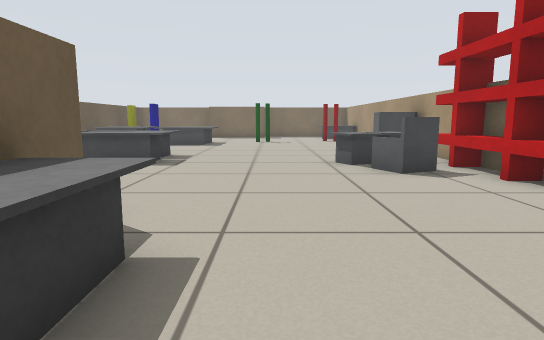
view 1 (above)

24 first-person views from a walk through a world built for the Player/Stage simulator. The camera is 0.57 m above the floor, tilts 8° down and sees 75° across. Floor lines are 1 m apart. The floor is counted in squares, 0.5 m on a side. Each view is taken from the middle of a square. On the plan, view 1 faces up. The plan holds only what a view shows up to about 14 squares ahead; the rest is blank. The place goes on beyond the plan. Robots are left out.

view 2
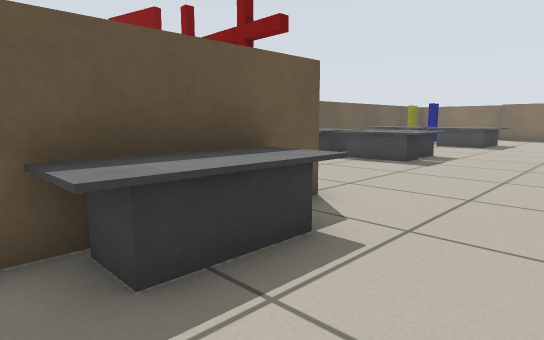

view 3
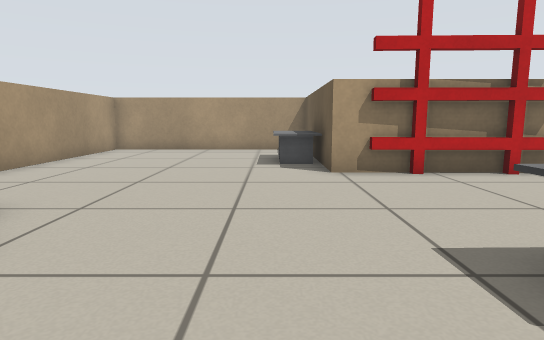

view 4
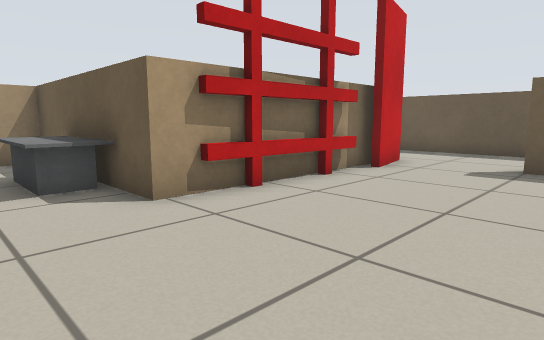

view 5
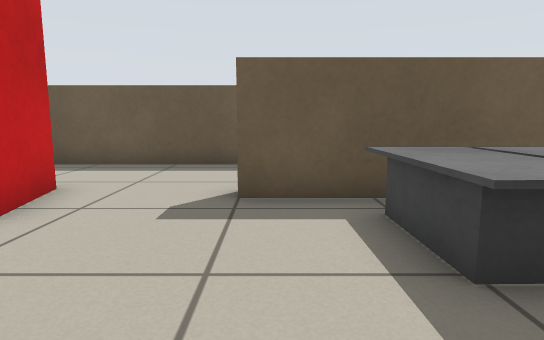

view 6
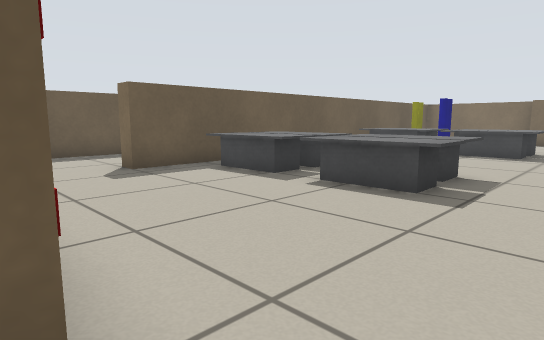

view 7
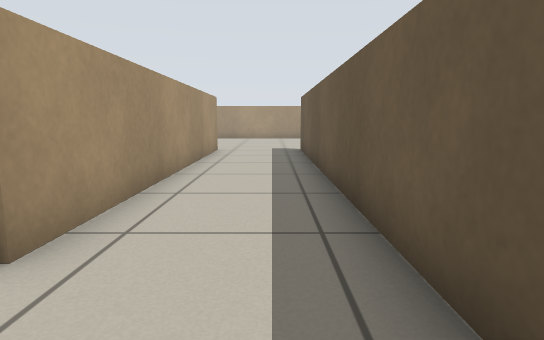

view 8
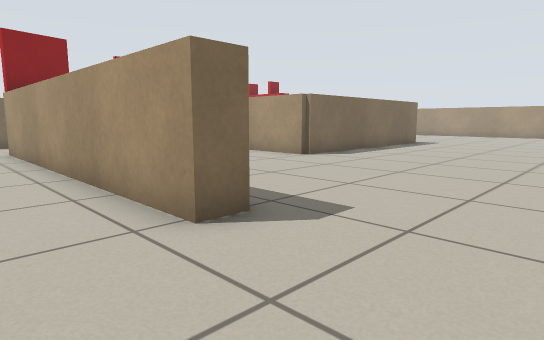

view 9
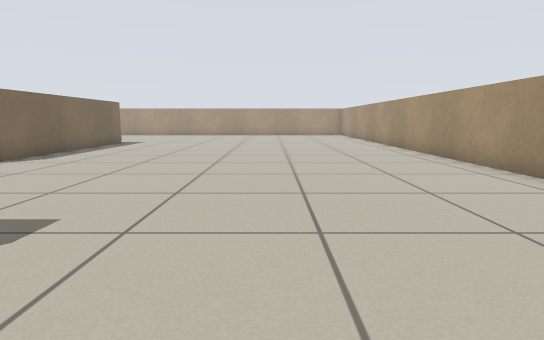

view 10
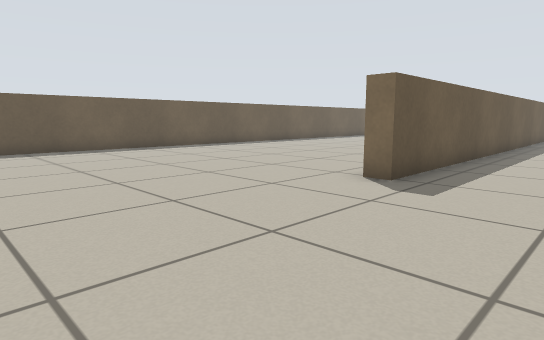

view 11
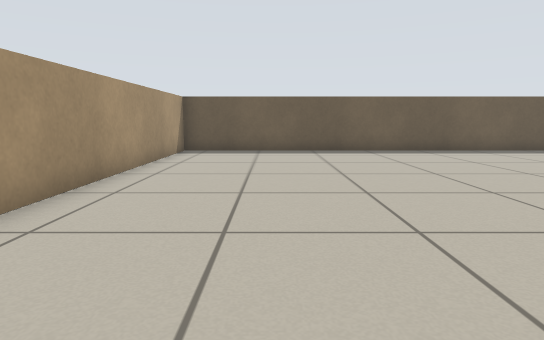

view 12
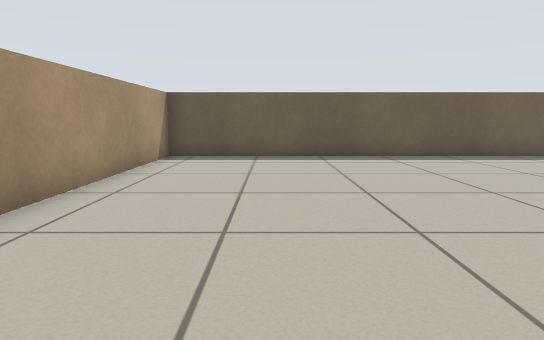

view 13
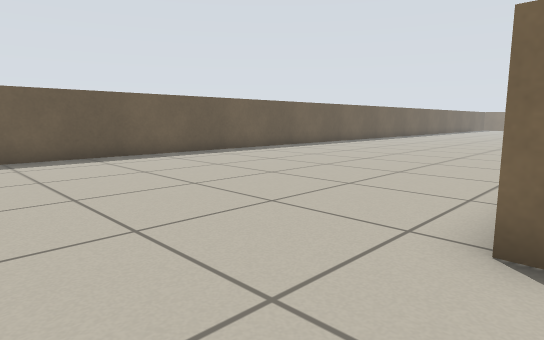

view 14
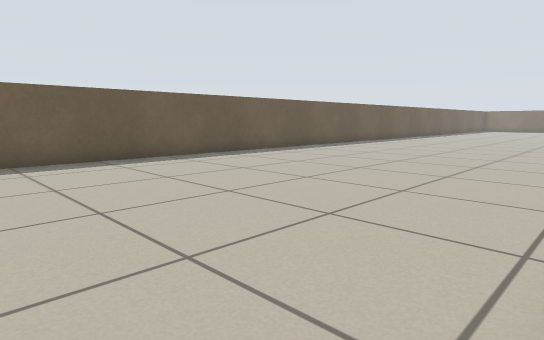

view 15
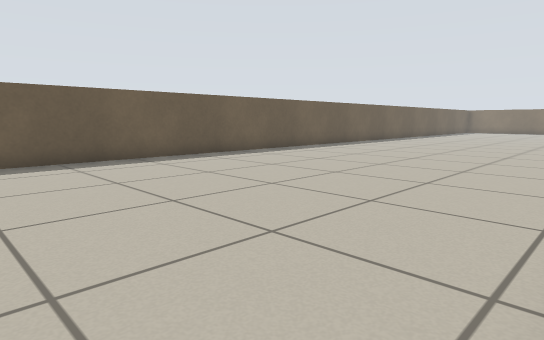

view 16
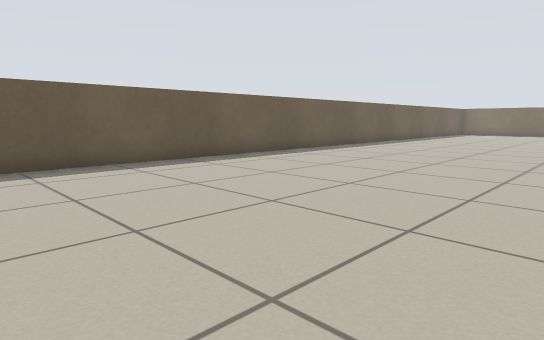

view 17
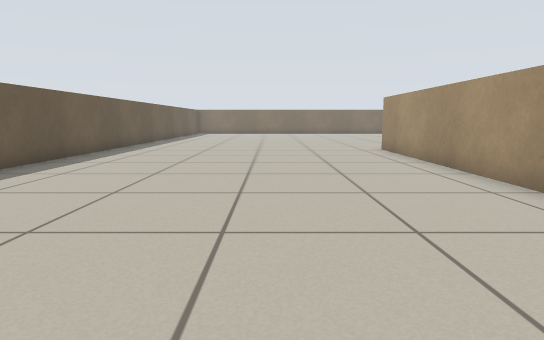

view 18
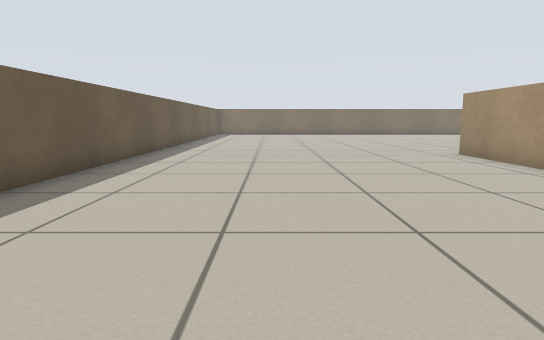

view 19
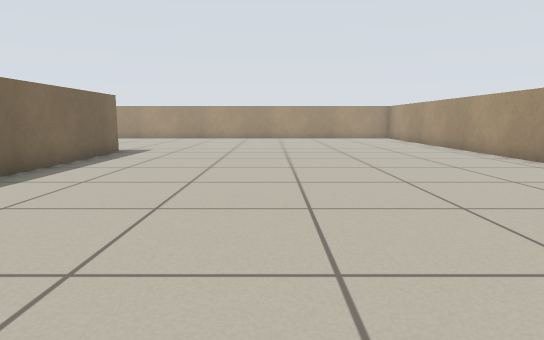

view 20
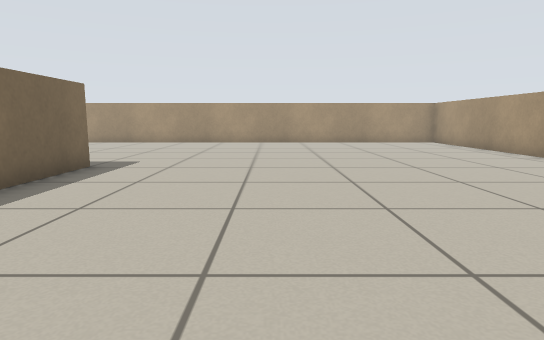

view 21
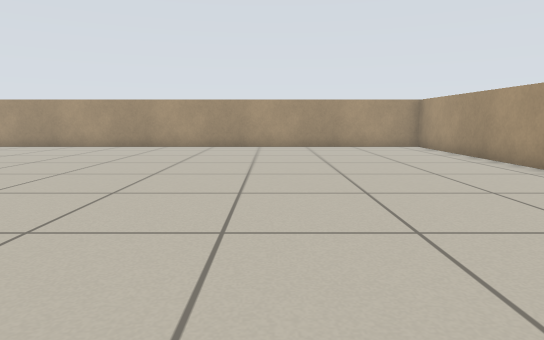

view 22
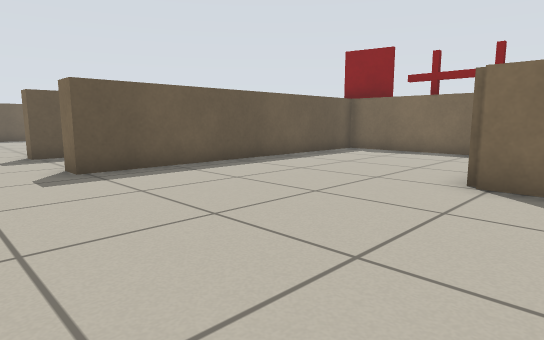

view 23
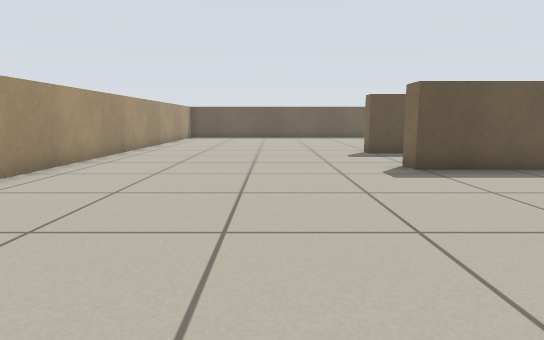

view 24
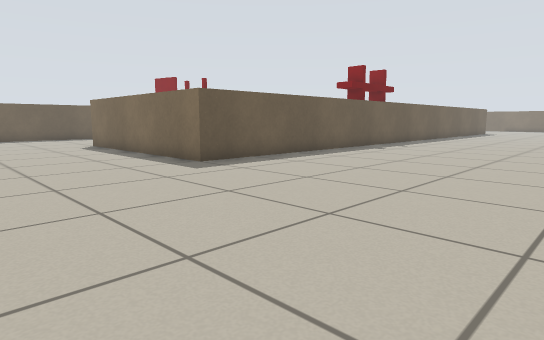

### Floor plan
Points are (right, up) in squares from view 1. A wall is a line through its corners. A room is listed if a view was taken in it or the views show most of it. See-through windows are left out.
Room 1 (views 1, 2, 3, 4, 5, 6, 7)
walls: (5.1, 10.1) (5.1, 14.2); (-9.9, 4.3) (-2.3, 4.3) (-2.3, 3.4); (-2.3, 0.6) (-2.3, -1.9) (5.1, -1.9) (5.1, 4.1); (-9.1, 16) (-9.1, 7.5) (-9.8, 7.5); (-13.1, 8.9) (-13.1, 5.4)
ways out: opening at (-11.5, 5) to room 2; opening at (4.2, 8) to room 2
objects: door leaf (-8, 5); desk (-8, 9) to (-6, 10); desk (-8, 11) to (-6, 12); other object (-8, 16); desk (-5, 9) to (-3, 10); desk (-5, 11) to (-3, 12); desk (-5, 16) to (-4, 16); desk (-2, 1) to (-1, 3); desk (2, 9) to (2, 10); armchair (3, 8) to (3, 9); other object (3, 10) to (4, 10); round table (4, 12) to (4, 13)
Room 2 (views 8, 9, 10, 11, 12, 13, 14, 15, 16, 17, 18, 19, 20, 21, 22, 23, 24)
walls: (-4.5, 3.7) (-8.4, 3.7); (-9.1, 3) (-9.1, -6.7) (-9.9, -6.7) (-9.9, 4.3); (-13.1, 5.4) (-13.1, -6.7) (-13.8, -6.7); (5.7, 3.8) (5.7, -2.5) (-2.9, -2.5) (-2.9, 0.4); (-5.1, -15.3) (14.2, -15.3); (-13.7, 9.5) (-13.7, 16.5); (-24.3, 16.5) (-24.3, -15.3) (-7.8, -15.3)
ways out: opening at (-11.5, 5) to room 1; opening at (4.2, 8) to room 1
objects: rack (-4, 4); rack (5, 6) to (5, 9)

Where each view was taken, in squares from view 1:
view 1: 0 up, 0 right, facing up
view 2: 0 up, 1 right, facing up-left
view 3: 12 up, 1 left, facing down
view 4: 9 up, 0 right, facing down-left
view 5: 8 up, 4 left, facing left
view 6: 4 up, 1 left, facing up-left
view 7: 7 up, 12 left, facing down
view 8: 10 down, 12 left, facing up-right
view 9: 10 down, 12 left, facing right
view 10: 13 down, 10 left, facing up-left
view 11: 12 down, 11 left, facing left
view 12: 12 down, 13 left, facing left
view 13: 10 down, 13 left, facing up-left
view 14: 6 down, 14 left, facing up-left
view 15: 1 down, 14 left, facing up-left
view 16: 4 up, 15 left, facing up-left
view 17: 4 up, 18 left, facing up
view 18: 6 up, 20 left, facing up
view 19: 8 down, 7 left, facing right
view 20: 7 down, 3 left, facing right
view 21: 9 down, 0 right, facing right
view 22: 9 down, 1 left, facing up-left
view 23: 10 down, 1 left, facing left
view 24: 8 down, 14 right, facing up-left
